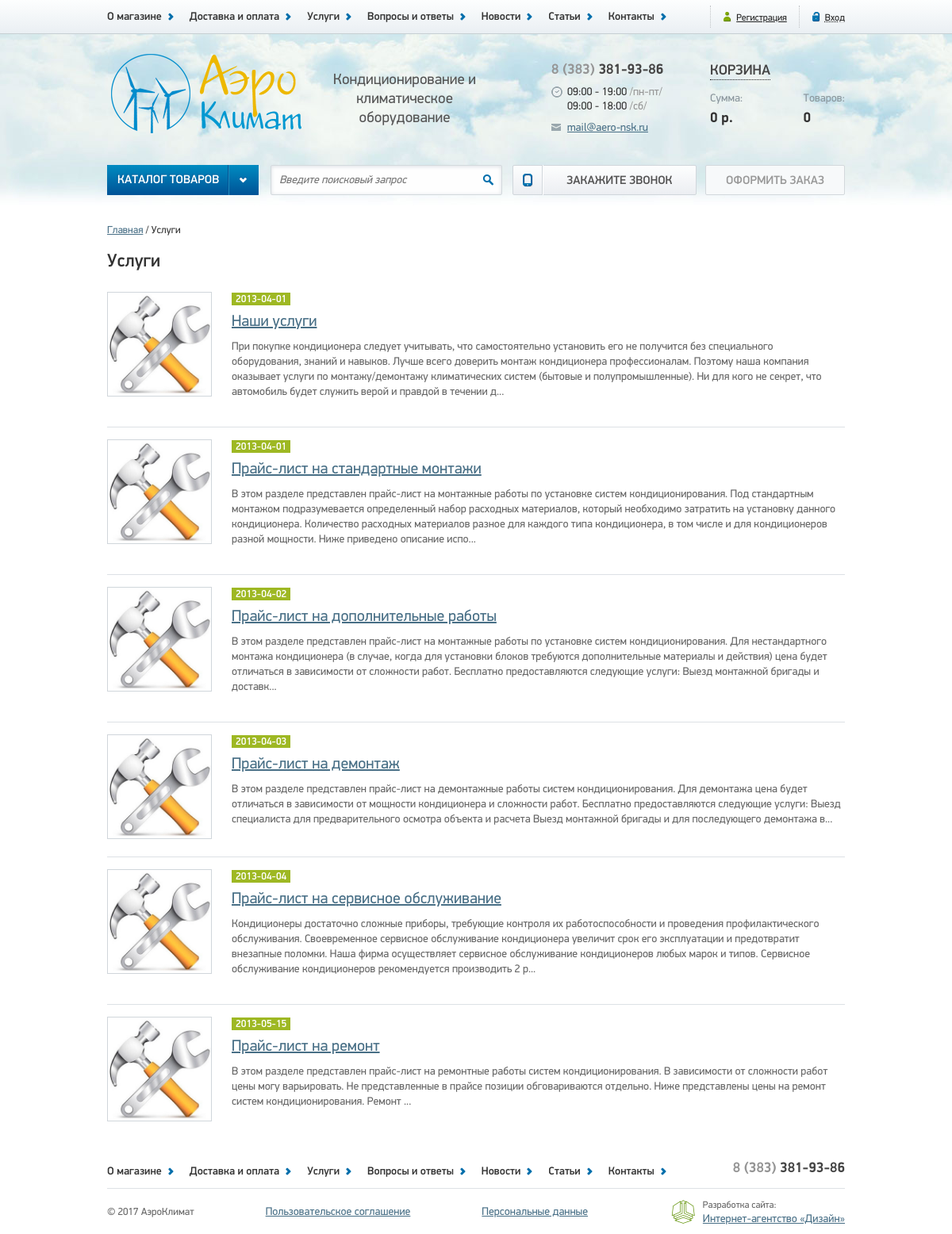
Page /services on the earlier database version.
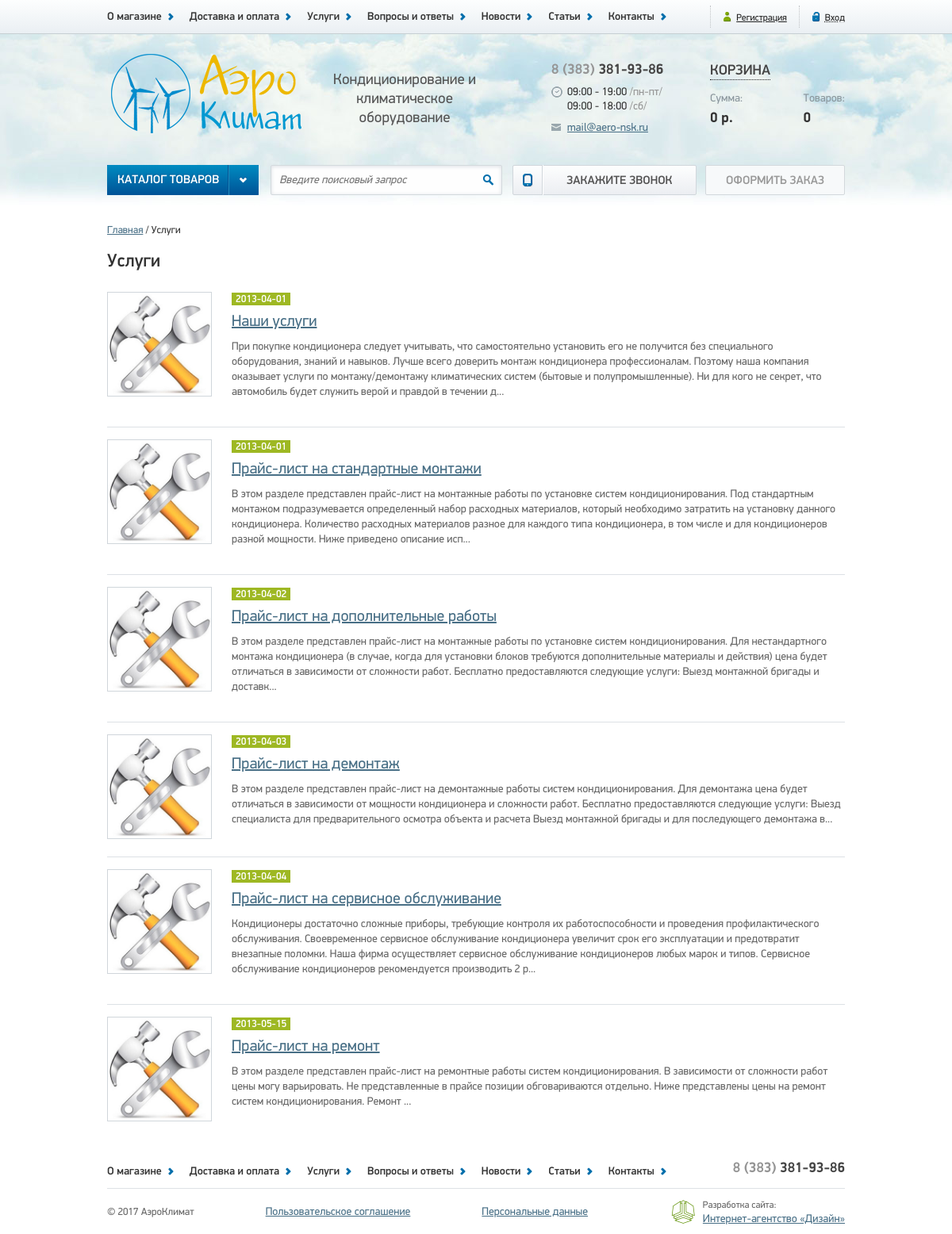
Same page on the later database version.
### tables this page shows
CREATE TABLE `pages` (
  `id` int(3) NOT NULL,
  `name` varchar(255) NOT NULL,
  `title` varchar(255) NOT NULL,
  `meta_d` varchar(255) NOT NULL,
  `meta_k` varchar(255) NOT NULL,
  `text` text NOT NULL,
  `text1` text,
  `text2` text,
  `text3` text
);

CREATE TABLE `services` (
  `id` int(5) NOT NULL,
  `author_id` int(5) DEFAULT NULL,
  `title` varchar(255) NOT NULL,
  `date` date NOT NULL,
  `image` varchar(255) DEFAULT NULL,
  `text` text NOT NULL
);

### app/Traits/Magic.php (called while the page is built, shortened)
<?php
trait Magic
{
    protected $data = [];
    public function __set($name, $value)
    {
        $this->data[$name] = $value;
    }
    public function __get($name)
    {
        return $this->data[$name];
    }
    public function __isset($name)
    {
        return isset($this->data[$name]);
    }
}

### app/Db.php (called while the page is built, shortened)
<?php
class Db
{
    protected $dbh;
    public function __construct()
    {
        $config = Config::getInstance()->data;
        $dsn = 'mysql:host=' . $config['db']['host'] . ';dbname=' . $config['db']['dbname'];
        try {
            $this->dbh = new \PDO($dsn, $config['db']['user'], $config['db']['password']);
        } catch (\PDOException $e) {
            $exc = new DbException($e->getMessage(), $e->getCode());
            Logger::getInstance()->emergency($exc);
            throw $exc;
        }
    }
    public function query(string $sql, string $class, array $params = [])
    {
        try {
            $sth = $this->dbh->prepare($sql);
            $sth->execute($params);
            return $sth->fetchAll(\PDO::FETCH_CLASS, $class);
        } catch (\PDOException $e) {
            $exc = new DbException($e->getMessage(), $e->getCode());
            Logger::getInstance()->error($exc);
            throw $exc;
        }
    }
}

### app/Traits/Singleton.php (called while the page is built, shortened)
<?php
trait Singleton
{
    private static $instance = null;
    public static function getInstance()
    {
        if (static::$instance === null) {
            static::$instance = new static();
        }
        return static::$instance;
    }
}

### app/Config.php (called while the page is built, shortened)
<?php
class Config
{
    private function __construct()
    {
        $this->data = require __DIR__ . '/../config/config.php';
    }
}

### config/config.php (called while the page is built)
<?php
return [
    'db' => [
        'host'     => 'localhost',
        'dbname'   => 'aero',
        'user'     => 'root',
        'password' => ''
    ],
    'log' => [
        'error'    => __DIR__ . '/../logs/errors.log'
    ]
];

### app/Models/Model.php (called while the page is built, shortened)
<?php
abstract class Model
{
    protected static $table = null;
    public static function findAll()
    {
        $sql = 'SELECT * FROM ' . static::$table . ' ORDER BY id';
        $db = new Db();
        $data = $db->query($sql, static::class);
        return $data;
    }
    public static function findByName(string $name)
    {
        $sql = 'SELECT * FROM ' . static::$table . ' WHERE name=:name';
        $params = [
            ':name' => $name
        ];
        $db = new Db();
        $data = $db->query($sql, static::class, $params);
        return array_shift($data);
    }
}

### app/Controllers/Services.php (called while the page is built, shortened)
<?php
class Services
    extends Controller
{
    protected function actionDefault()
    {
        $this->view->items = Service::findAll();
        $this->view->page  = Page::findByName('services');
        $this->view->display(__DIR__ . '/../../views/default/news.php');
    }
}

### public/index.php (called while the page is built, shortened)
<?php
$uri = $_SERVER['REQUEST_URI'];
$parts = explode('/', $uri);
foreach ($parts as $key => $part){
    $parts[$key] = ucfirst($part);
}
if ($parts[1] === 'Admin'){
    $controllerClass = '\\App\\Controllers\\Admin\\' . (!empty($parts[2]) ? $parts[2] : 'Index');
    if (!class_exists($controllerClass)) {
        $controller = new Errors();
        $controller->action('403');
    }
    $actionName = (!empty($parts[3]) ? $parts[3] : 'Default');
} else {
    $actionName = (!empty($parts[2]) ? $parts[2] : 'Default');
}
$controller = new $controllerClass;
try {
    $controller->action($actionName);
} catch (DbException $e) {
    $controller = new Errors();
    $controller->action('500');
} catch (NotFoundException $e) {
    $controller = new Errors();
    $controller->action('404');
}

### app/Models/Service.php (called while the page is built, shortened)
<?php
class Service
    extends Model
{
    public function __get($name)
    {
        return $this->data[$name];
    }
}

### views/default/news.php (the view)
<?php require __DIR__ . '/../header.php'; ?>
<section class="container clearfix">
    <div class="path">
        <span>
            <a href="/">Главная</a>
        </span>
        <span>
            <?php echo $page->title; ?>
        </span>
    </div>
    <main class="wide">
        <h1><?php echo $page->title; ?></h1>
        <?php foreach ($items as $item) : ?>
            <article class="clearfix">
                <img class="left" src="/images/<?php echo $page->name; ?>/<?php echo $item->image; ?>" width="130"/>
                <span class="date"><?php echo $item->date; ?></span>
                <a href="/<?php echo $page->name; ?>/show/?id=<?php echo $item->id; ?>" class="title">
                    <?php echo $item->title; ?>
                </a>
                <p><?php echo strip_tags(mb_substr($item->text, 0, 400) . '...'); ?></p>
            </article>
        <?php endforeach; ?>
    </main>
</section>
<?php require __DIR__ . '/../footer.php';

### app/Controllers/Controller.php (shortened to what this page needs)
<?php
abstract class Controller
{
    protected function access($action)
    {
        return true;
    }
    public function action(string $name)
    {
        if ($this->access($name)) {
            $methodName = 'action' . $name;
            if (method_exists($this, $methodName)) {
                $this->$methodName();
            } else {
                $exc = new NotFoundException('Метод не найден!');
                Logger::getInstance()->error($exc);
                throw $exc;
            }
        } else {
            header('HTTP/1.1 403 Forbidden', 403);
            die('Доступ запрещен!');
        }
    }
}

### app/Views/View.php (shortened to what this page needs)
<?php
class View
    implements \Iterator, \Countable, \ArrayAccess
{
    public function render(string $template)
    {
        include $template;
        $content = ob_get_contents();
        return $content;
    }
    public function display(string $template)
    {
        echo $this->render($template);
    }
}

### views/header.php (shortened to what this page needs)
<!doctype html>
<html lang="ru">
<head>
    <link type="text/css" href="/css/style.css" rel="stylesheet" />
    <link type="text/css" href="/css/catalog.css" rel="stylesheet" />
    <link type="text/css" href="/css/errors.css" rel="stylesheet" />
    <link type="text/css" href="/css/jcarousel.css" rel="stylesheet" />
    <link type="text/css" href="/css/tabs.css" rel="stylesheet" />
    <link type="text/css" href="/css/calc.css" rel="stylesheet" />
</head>
<body>
<div class="top">
    <div class="container">
        <?php require __DIR__ . '/menu.php'; ?>
        <div class="enter right">
            <a href="#">Вход</a>
        </div>
        <div class="reg right">
            <a href="/auth/registration.php">Регистрация</a>
        </div>
    </div>
</div>
<header class="container">
    <div class="logo left">
        <span class="right"><a href="/">Кондиционирование и климатическое оборудование</a></span>
        <a href="/"><img src="/images/logo.png" width="260" height="100" /></a>
    </div>
    <div class="work left">
        <p class="tel"><span>8 (383) </span>381-93-86</p>
        <p class="time">09:00 - 19:00 <span>/пн-пт/</span><br />09:00 - 18:00 <span>/сб/</span></p>
        <p class="email"><a href="mailto:mail@aero-nsk.ru">mail@aero-nsk.ru</a></p>
    </div>
    <div class="basket right">
        <div class="title"><a>КОРЗИНА</a></div>
        <div>
            <div class="inf left">Сумма: <span>0 р.</span></div>
            <div class="inf right">Товаров: <span>0</span></div>
        </div>
    </div>
    <div class="buttons clearfix">
        <div class="relative left">
            <div class="btn catalog darrow"><a href="/catalog/">Каталог товаров<b></b></a></div>
        </div>
        <div class="search left">
            <form class="relative left" action="#">
                <input id="search" class="input" type="text" name="q" size="40" maxlength="50" placeholder="Введите поисковый запрос" />
                <button name="s" type="submit" value="Y"></button>
            </form>
        </div>
        <div class="btn call left">
            <a href="#">Закажите звонок<b></b></a>
        </div>
        <div class="order_header btn right"><a href="#">Оформить заказ<b></b></a></div>
    </div>
</header>

### views/menu.php
<nav class="left">
    <span><a href="/company">О магазине</a></span>
    <span><a href="/delivery">Доставка и оплата</a></span>
    <span><a href="/services">Услуги</a></span>
    <span><a href="/faqs">Вопросы и ответы</a></span>
    <span><a href="/news">Новости</a></span>
    <span><a href="/papers">Статьи</a></span>
    <span><a href="/contacts">Контакты</a></span>
</nav>

### views/footer.php
<footer class="container clearfix">
    <?php require __DIR__ . '/menu.php'; ?>
    <div class="tel right"><span>8 (383) </span>381-93-86</div>
    <div class="line clear"></div>
    <div class="copy left">&copy; 2017 АэроКлимат</div>
    <div class="docs left"><a href="#">Пользовательское соглашение</a></div>
    <div class="docs left"><a href="#">Персональные данные</a></div>
    <div class="design relative right">
        <a href="#" class="img"><img src="/images/design.png" /></a>Разработка сайта:<br /><a href="#">Интернет-агентство «Дизайн»</a>
    </div>
</footer>
</body>
</html>

Differences in the rows shown:
changed services "Прайс-лист на стандартные монтажи": text "…мощности. Ниже приведено описание испо..." → "…мощности. Ниже приведено описание исп..."
